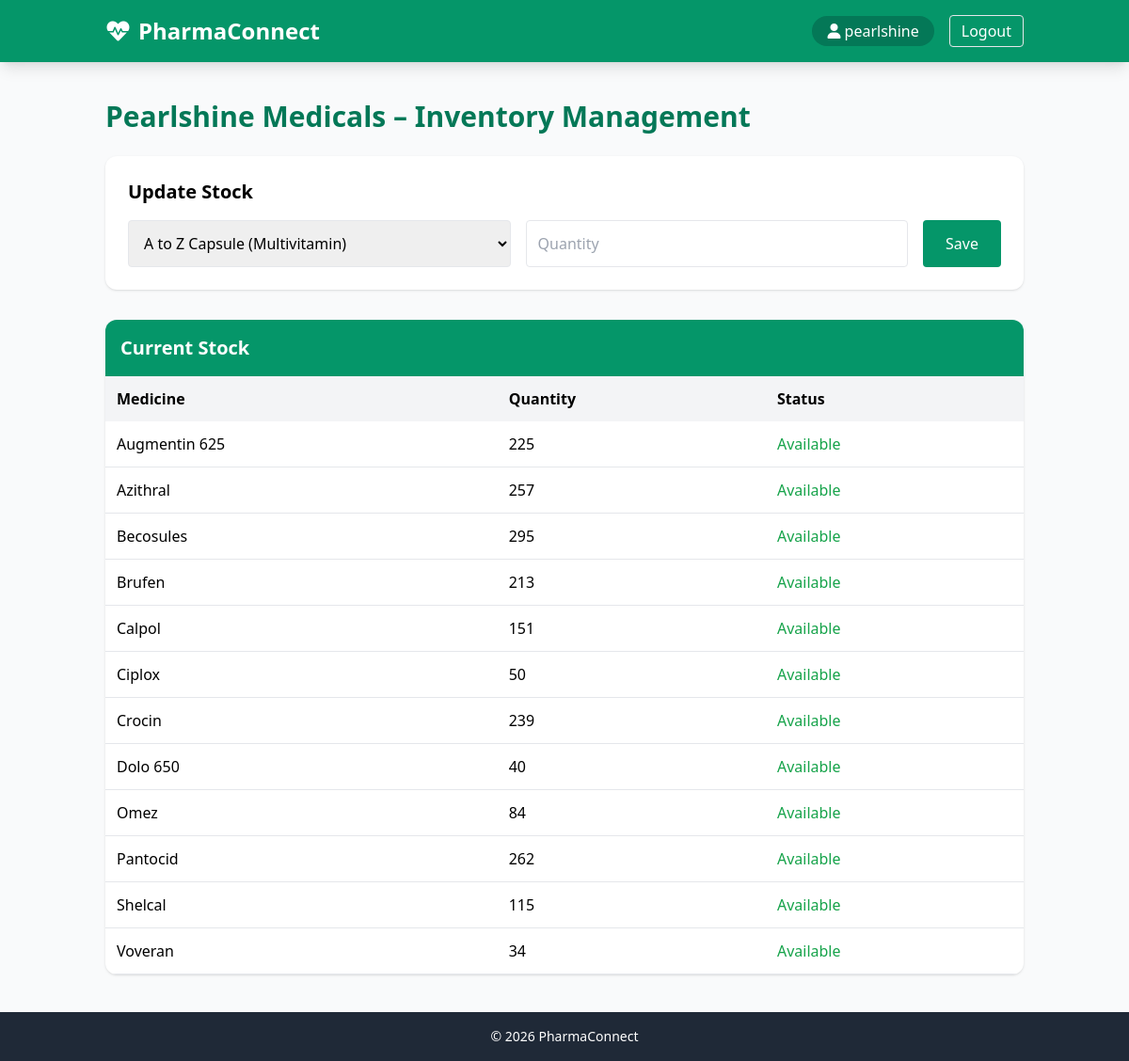
/api/inventory/pharmacy/inventory/ (signed in), run on the app's committed database.
### pharmacies/models.py (models this page shows, shortened)
class Pharmacy(models.Model):
    user = models.ForeignKey(User, on_delete=models.CASCADE)
    name = models.CharField(max_length=200)
    address = models.TextField()
    latitude = models.FloatField()
    longitude = models.FloatField()
    is_24x7 = models.BooleanField(default=False)

### inventory/models.py (models this page shows, shortened)
class Inventory(models.Model):
    pharmacy = models.ForeignKey(Pharmacy, on_delete=models.CASCADE)
    medicine = models.ForeignKey(Medicine, on_delete=models.CASCADE)
    quantity = models.IntegerField()
    last_updated = models.DateTimeField(auto_now=True)

### medicines/models.py (models this page shows, shortened)
class Medicine(models.Model):
    brand_name = models.CharField(max_length=200)
    generic_name = models.CharField(max_length=200)
    composition = models.TextField()
    strength = models.CharField(max_length=50)
    dosage_form = models.CharField(max_length=50)  # tablet, syrup, injection
    category = models.CharField(max_length=100)    # antibiotic, analgesic, etc.

### inventory/views.py (the view, shortened to what this page needs)
# urls.py: path("pharmacy/inventory/", pharmacy_inventory, name="pharmacy_inventory"),
@login_required
def pharmacy_inventory(request):
    pharmacy = Pharmacy.objects.get(user=request.user)
    inventories = Inventory.objects.filter(pharmacy=pharmacy) \
                    .select_related("medicine") \
                    .order_by("medicine__brand_name")
    medicines = Medicine.objects.all().order_by("brand_name")
    return render(request, "pharmacy_inventory.html", {
        "inventories": inventories,
        "medicines": medicines,
        "pharmacy": pharmacy
    })

### inventory/templates/pharmacy_inventory.html (shortened to what this page needs)
{% extends 'accounts/base.html' %}
{% block content %}
<div class="container mx-auto px-6 py-10">
    <h2 class="text-3xl font-bold text-emerald-700 mb-6">
        {{ pharmacy.name }} – Inventory Management
    </h2>
    <div class="bg-white p-6 rounded-xl shadow mb-8">
        <h3 class="text-xl font-bold mb-4">Update Stock</h3>
        <form method="post" class="flex flex-col md:flex-row gap-4">
            <select name="medicine" class="border p-3 rounded w-full">
                {% for med in medicines %}
                    <option value="{{ med.id }}">{{ med.brand_name }} ({{ med.generic_name }})</option>
                {% endfor %}
            </select>
            <input type="number" name="quantity" placeholder="Quantity"
                   class="border p-3 rounded w-full" required>
            <button class="bg-emerald-600 text-white px-6 rounded hover:bg-emerald-700">
                Save
            </button>
        </form>
    </div>
    <div class="bg-white rounded-xl shadow overflow-hidden">
        <h3 class="text-xl font-bold p-4 bg-emerald-600 text-white">Current Stock</h3>
        <table class="w-full">
            <thead class="bg-gray-100">
                <tr>
                    <th class="p-3 text-left">Medicine</th>
                    <th class="p-3 text-left">Quantity</th>
                    <th class="p-3 text-left">Status</th>
                </tr>
            </thead>
            <tbody>
                {% for item in inventories %}
                <tr class="border-b">
                    <td class="p-3">{{ item.medicine.brand_name }}</td>
                    <td class="p-3">{{ item.quantity }}</td>
                    <td class="p-3">
                        {% if item.quantity < 20 %}
                            <span class="text-red-600 font-bold">Low Stock</span>
                        {% else %}
                            <span class="text-green-600">Available</span>
                        {% endif %}
                    </td>
                </tr>
                {% empty %}
                <tr>
                    <td colspan="3" class="p-3 text-center text-gray-500">
                        No medicines added yet.
                    </td>
                </tr>
                {% endfor %}
            </tbody>
        </table>
    </div>
</div>
{% endblock %}

### accounts/templates/accounts/base.html (shortened to what this page needs)
{% load static %}
<!DOCTYPE html>
<html lang="en">
<head>
    <script src="https://cdn.tailwindcss.com"></script>
    <link href="https://cdnjs.cloudflare.com/ajax/libs/font-awesome/6.0.0/css/all.min.css" rel="stylesheet">
</head>
<body class="bg-gray-50 min-h-screen flex flex-col">
<nav class="bg-emerald-600 text-white shadow-lg">
    <div class="container mx-auto px-6 py-4 flex justify-between items-center">
       <a href="{% url 'home' %}" class="text-2xl font-bold flex items-center gap-2">
            <i class="fa-solid fa-heart-pulse"></i> PharmaConnect
        </a>
        <div class="flex items-center gap-4">
            {% if request.user.is_authenticated %}
                <span class="bg-emerald-700 px-4 py-1 rounded-full">
                    <i class="fa-solid fa-user"></i> {{ request.user.username }}
                </span>
                <a href="{% url 'logout' %}" class="border px-3 py-1 rounded hover:bg-white hover:text-emerald-600">
                    Logout
                </a>
            {% endif %}
        </div>
    </div>
</nav>
<div class="flex-grow">
    {% block content %}{% endblock %}
</div>
<footer class="bg-gray-800 text-white py-4 text-center text-sm">
    © 2026 PharmaConnect
</footer>
</body>
</html>

### data on the page
Pharmacy: name "Pearlshine Medicals"
Inventory: medicine.brand_name "Augmentin 625", quantity "225", shows "Available"
Inventory: medicine.brand_name "Azithral", quantity "257", shows "Available"
Inventory: medicine.brand_name "Becosules", quantity "295", shows "Available"
Inventory: medicine.brand_name "Brufen", quantity "213", shows "Available"
Inventory: medicine.brand_name "Calpol", quantity "151", shows "Available"
Inventory: medicine.brand_name "Ciplox", quantity "50", shows "Available"
Inventory: medicine.brand_name "Crocin", quantity "239", shows "Available"
Inventory: medicine.brand_name "Dolo 650", quantity "40", shows "Available"
Inventory: medicine.brand_name "Omez", quantity "84", shows "Available"
Inventory: medicine.brand_name "Pantocid", quantity "262", shows "Available"
Inventory: medicine.brand_name "Shelcal", quantity "115", shows "Available"
Inventory: medicine.brand_name "Voveran", quantity "34", shows "Available"

### other printed values
{{ request.user.username }} "pearlshine"
form field medicine "A to Z Capsule (Multivitamin)"
